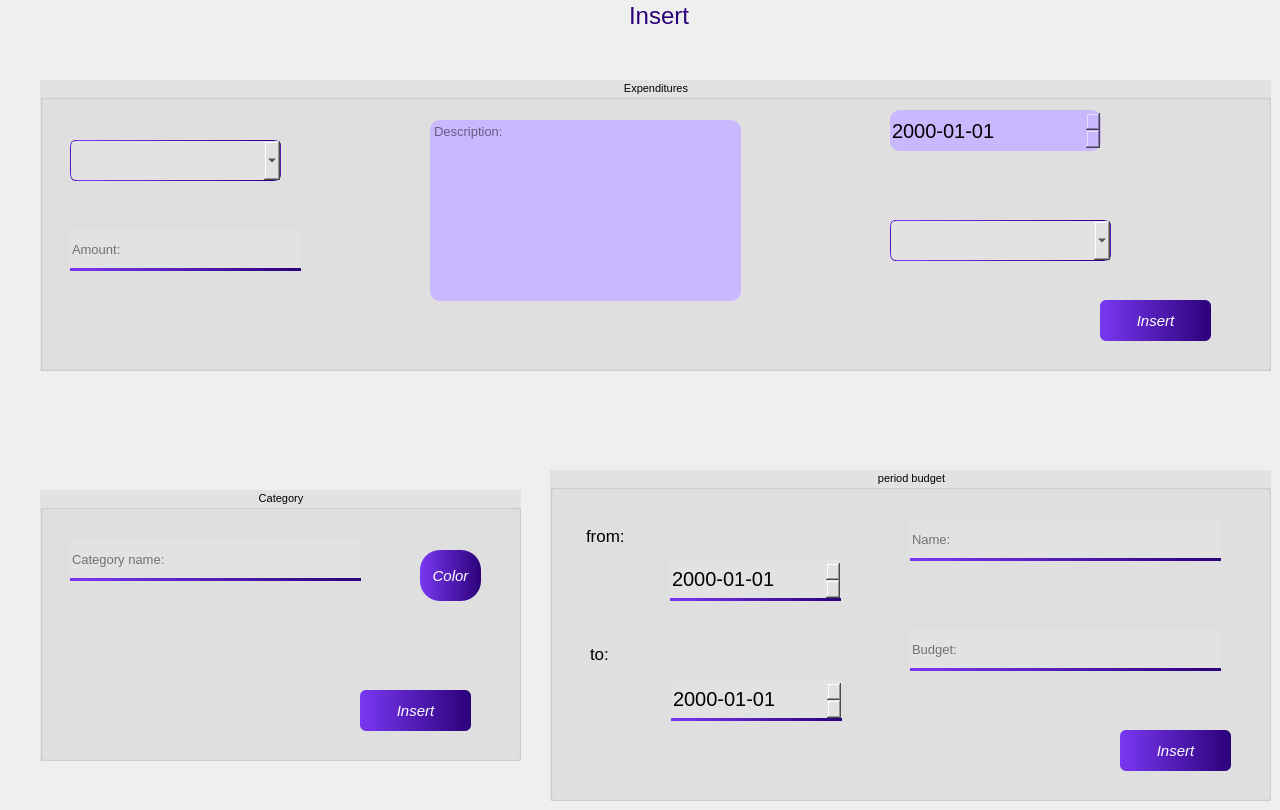
     <widget class="QWidget" name="page_insert">
      <widget class="QGroupBox" name="groupBox">
       <property name="geometry">
        <rect>
         <x>550</x>
         <y>470</y>
         <width>721</width>
         <height>331</height>
        </rect>
       </property>
       <property name="font">
        <font>
         <family>Arial</family>
         <pointsize>8</pointsize>
        </font>
       </property>
       <property name="styleSheet">
        <string notr="true">background-color: #E2E2E2;</string>
       </property>
       <property name="title">
        <string>period budget</string>
       </property>
       <property name="alignment">
        <set>Qt::AlignCenter</set>
       </property>
       <widget class="QDateEdit" name="dateEdit_from_budget">
        <property name="geometry">
         <rect>
          <x>120</x>
          <y>90</y>
          <width>171</width>
          <height>41</height>
         </rect>
        </property>
        <property name="font">
         <font>
          <family>Arial</family>
          <pointsize>15</pointsize>
         </font>
        </property>
        <property name="styleSheet">
         <string notr="true">QDateEdit{
	background-color: #E2E2E2;
	border: none;
	border-bottom: 3px solid qlineargradient(spread:pad, x1:0, y1:0, x2:1, y2:0, stop:0 rgb(121, 56, 242), stop:1 rgb(43, 1, 121));
	border-radius: none;
}
QDateEdit:focus{
	border-bottom: 3px solid qlineargradient(spread:pad, x1:0, y1:0, x2:1, y2:0, stop:0 #41295a, stop:1 #2F0743);
}</string>
        </property>
        <property name="buttonSymbols">
         <enum>QAbstractSpinBox::UpDownArrows</enum>
        </property>
        <property name="displayFormat">
         <string>yyyy-MM-dd</string>
        </property>
        <property name="timeSpec">
         <enum>Qt::LocalTime</enum>
        </property>
       </widget>
       <widget class="QDateEdit" name="dateEdit_to_budget">
        <property name="geometry">
         <rect>
          <x>121</x>
          <y>210</y>
          <width>171</width>
          <height>41</height>
         </rect>
        </property>
        <property name="font">
         <font>
          <family>Arial</family>
          <pointsize>15</pointsize>
         </font>
        </property>
        <property name="styleSheet">
         <string notr="true">QDateEdit{
	background-color: #E2E2E2;
	border: none;
	border-bottom: 3px solid qlineargradient(spread:pad, x1:0, y1:0, x2:1, y2:0, stop:0 rgb(121, 56, 242), stop:1 rgb(43, 1, 121));
	border-radius: none;
}
QDateEdit:focus{
	border-bottom: 3px solid qlineargradient(spread:pad, x1:0, y1:0, x2:1, y2:0, stop:0 #41295a, stop:1 #2F0743);
}</string>
        </property>
        <property name="buttonSymbols">
         <enum>QAbstractSpinBox::UpDownArrows</enum>
        </property>
        <property name="displayFormat">
         <string>yyyy-MM-dd</string>
        </property>
        <property name="timeSpec">
         <enum>Qt::LocalTime</enum>
        </property>
       </widget>
       <widget class="QLabel" name="label_7">
        <property name="geometry">
         <rect>
          <x>36</x>
          <y>50</y>
          <width>61</width>
          <height>31</height>
         </rect>
        </property>
        <property name="font">
         <font>
          <family>Arial</family>
          <pointsize>13</pointsize>
         </font>
        </property>
        <property name="styleSheet">
         <string notr="true">color: rgb(0, 0, 0);
background-color: none;</string>
        </property>
        <property name="text">
         <string>from:</string>
        </property>
       </widget>
       <widget class="QLabel" name="label_8">
        <property name="geometry">
         <rect>
          <x>40</x>
          <y>168</y>
          <width>41</width>
          <height>31</height>
         </rect>
        </property>
        <property name="font">
         <font>
          <family>Arial</family>
          <pointsize>13</pointsize>
         </font>
        </property>
        <property name="styleSheet">
         <string notr="true">color: rgb(0, 0, 0);
background-color: none;</string>
        </property>
        <property name="text">
         <string>to:</string>
        </property>
       </widget>
       <widget class="QLineEdit" name="lineEdit_insert_budget">
        <property name="geometry">
         <rect>
          <x>360</x>
          <y>160</y>
          <width>311</width>
          <height>41</height>
         </rect>
        </property>
        <property name="font">
         <font>
          <family>Arial</family>
          <pointsize>10</pointsize>
         </font>
        </property>
        <property name="styleSheet">
         <string notr="true">QLineEdit{
	background-color: #E2E2E2;
	border: none;
	border-bottom: 3px solid qlineargradient(spread:pad, x1:0, y1:0, x2:1, y2:0, stop:0 rgb(121, 56, 242), stop:1 rgb(43, 1, 121));
	border-radius: none;
}
QLineEdit:focus{
	border-bottom: 3px solid qlineargradient(spread:pad, x1:0, y1:0, x2:1, y2:0, stop:0 #41295a, stop:1 #2F0743);
}
</string>
        </property>
        <property name="placeholderText">
         <string>Budget:</string>
        </property>
       </widget>
       <widget class="QPushButton" name="btn_insert_budget">
        <property name="geometry">
         <rect>
          <x>570</x>
          <y>260</y>
          <width>111</width>
          <height>41</height>
         </rect>
        </property>
        <property name="font">
         <font>
          <family>Arial</family>
          <pointsize>11</pointsize>
          <italic>true</italic>
         </font>
        </property>
        <property name="cursor">
         <cursorShape>PointingHandCursor</cursorShape>
        </property>
        <property name="styleSheet">
         <string notr="true">QPushButton {
    border: none;
    background-color: qlineargradient(spread:pad, x1:0, y1:0, x2:1, y2:0, stop:0 rgb(121, 56, 242), stop:1 rgb(43, 1, 121));
    color: #fff;
    border-radius: 6px;


}
QPushButton:hover {
    background-color: qlineargradient(spread:pad, x1:0, y1:0, x2:1, y2:0, stop:0 #41295a, stop:1 #2F0743);
}</string>
        </property>
        <property name="text">
         <string>Insert</string>
        </property>
       </widget>
       <widget class="QLabel" name="label_insert_budget_error">
        <property name="geometry">
         <rect>
          <x>20</x>
          <y>270</y>
          <width>451</width>
          <height>41</height>
         </rect>
        </property>
        <property name="font">
         <font>
          <family>Arial</family>
          <pointsize>13</pointsize>
         </font>
        </property>
        <property name="styleSheet">
         <string notr="true">color: rgb(255, 6, 51);
background-color: none;</string>
        </property>
        <property name="text">
         <string/>
        </property>
       </widget>
       <widget class="QLineEdit" name="lineEdit_insert_budget_name">
        <property name="geometry">
         <rect>
          <x>360</x>
          <y>50</y>
          <width>311</width>
          <height>41</height>
         </rect>
        </property>
        <property name="font">
         <font>
          <family>Arial</family>
          <pointsize>10</pointsize>
         </font>
        </property>
        <property name="styleSheet">
         <string notr="true">QLineEdit{
	background-color: #E2E2E2;
	border: none;
	border-bottom: 3px solid qlineargradient(spread:pad, x1:0, y1:0, x2:1, y2:0, stop:0 rgb(121, 56, 242), stop:1 rgb(43, 1, 121));
	border-radius: none;
}
QLineEdit:focus{
	border-bottom: 3px solid qlineargradient(spread:pad, x1:0, y1:0, x2:1, y2:0, stop:0 #41295a, stop:1 #2F0743);
}
</string>
        </property>
        <property name="placeholderText">
         <string>Name:</string>
        </property>
       </widget>
      </widget>
      <widget class="QLabel" name="label_6">
       <property name="geometry">
        <rect>
         <x>629</x>
         <y>0</y>
         <width>81</width>
         <height>31</height>
        </rect>
       </property>
       <property name="font">
        <font>
         <family>Arial</family>
         <pointsize>18</pointsize>
        </font>
       </property>
       <property name="styleSheet">
        <string notr="true">color: qlineargradient(spread:pad, x1:0, y1:0, x2:1, y2:0, stop:0 rgb(121, 56, 242), stop:1 rgb(43, 1, 121));</string>
       </property>
       <property name="text">
        <string>Insert</string>
       </property>
      </widget>
      <widget class="QGroupBox" name="groupBox_2">
       <property name="geometry">
        <rect>
         <x>40</x>
         <y>490</y>
         <width>481</width>
         <height>271</height>
        </rect>
       </property>
       <property name="font">
        <font>
         <family>Arial</family>
         <pointsize>8</pointsize>
        </font>
       </property>
       <property name="styleSheet">
        <string notr="true">background-color: #E2E2E2;</string>
       </property>
       <property name="title">
        <string>Category</string>
       </property>
       <property name="alignment">
        <set>Qt::AlignCenter</set>
       </property>
       <widget class="QLineEdit" name="lineEdit_insert_category">
        <property name="geometry">
         <rect>
          <x>30</x>
          <y>50</y>
          <width>291</width>
          <height>41</height>
         </rect>
        </property>
        <property name="font">
         <font>
          <family>Arial</family>
          <pointsize>10</pointsize>
         </font>
        </property>
        <property name="styleSheet">
         <string notr="true">QLineEdit{
	background-color: #E2E2E2;
	border: none;
	border-bottom: 3px solid qlineargradient(spread:pad, x1:0, y1:0, x2:1, y2:0, stop:0 rgb(121, 56, 242), stop:1 rgb(43, 1, 121));
	border-radius: none;
}
QLineEdit:focus{
	border-bottom: 3px solid qlineargradient(spread:pad, x1:0, y1:0, x2:1, y2:0, stop:0 #41295a, stop:1 #2F0743);
}
</string>
        </property>
        <property name="placeholderText">
         <string>Category name:</string>
        </property>
       </widget>
       <widget class="QPushButton" name="btn_insert_category">
        <property name="geometry">
         <rect>
          <x>320</x>
          <y>200</y>
          <width>111</width>
          <height>41</height>
         </rect>
        </property>
        <property name="font">
         <font>
          <family>Arial</family>
          <pointsize>11</pointsize>
          <italic>true</italic>
         </font>
        </property>
        <property name="cursor">
         <cursorShape>PointingHandCursor</cursorShape>
        </property>
        <property name="styleSheet">
         <string notr="true">QPushButton {
    border: none;
    background-color: qlineargradient(spread:pad, x1:0, y1:0, x2:1, y2:0, stop:0 rgb(121, 56, 242), stop:1 rgb(43, 1, 121));
    color: #fff;
    border-radius: 6px;


}
QPushButton:hover {
    background-color: qlineargradient(spread:pad, x1:0, y1:0, x2:1, y2:0, stop:0 #41295a, stop:1 #2F0743);
}</string>
        </property>
        <property name="text">
         <string>Insert</string>
        </property>
       </widget>
       <widget class="QPushButton" name="btn_color">
        <property name="geometry">
         <rect>
          <x>380</x>
          <y>60</y>
          <width>61</width>
          <height>51</height>
         </rect>
        </property>
        <property name="font">
         <font>
          <family>Arial</family>
          <pointsize>11</pointsize>
          <italic>true</italic>
         </font>
        </property>
        <property name="cursor">
         <cursorShape>PointingHandCursor</cursorShape>
        </property>
        <property name="styleSheet">
         <string notr="true">QPushButton {
    border: none;
    background-color: qlineargradient(spread:pad, x1:0, y1:0, x2:1, y2:0, stop:0 rgb(121, 56, 242), stop:1 rgb(43, 1, 121));
    color: #fff;
    border-radius: 20px;


}
QPushButton:hover {
    background-color: qlineargradient(spread:pad, x1:0, y1:0, x2:1, y2:0, stop:0 #41295a, stop:1 #2F0743);
}</string>
        </property>
        <property name="text">
         <string>Color</string>
        </property>
       </widget>
       <widget class="QLabel" name="label_insert_category">
        <property name="geometry">
         <rect>
          <x>10</x>
          <y>210</y>
          <width>291</width>
          <height>41</height>
         </rect>
        </property>
        <property name="font">
         <font>
          <family>Arial</family>
          <pointsize>13</pointsize>
         </font>
        </property>
        <property name="styleSheet">
         <string notr="true">color: rgb(255, 6, 51);
background-color: none;</string>
        </property>
        <property name="text">
         <string/>
        </property>
       </widget>
      </widget>
      <widget class="QGroupBox" name="groupBox_3">
       <property name="geometry">
        <rect>
         <x>40</x>
         <y>80</y>
         <width>1231</width>
         <height>291</height>
        </rect>
       </property>
       <property name="font">
        <font>
         <family>Arial</family>
         <pointsize>8</pointsize>
        </font>
       </property>
       <property name="styleSheet">
        <string notr="true">background-color: #E2E2E2;</string>
       </property>
       <property name="title">
        <string>Expenditures</string>
       </property>
       <property name="alignment">
        <set>Qt::AlignCenter</set>
       </property>
       <widget class="QPushButton" name="btn_insert_amount">
        <property name="geometry">
         <rect>
          <x>1060</x>
          <y>220</y>
          <width>111</width>
          <height>41</height>
         </rect>
        </property>
        <property name="font">
         <font>
          <family>Arial</family>
          <pointsize>11</pointsize>
          <italic>true</italic>
         </font>
        </property>
        <property name="cursor">
         <cursorShape>PointingHandCursor</cursorShape>
        </property>
        <property name="styleSheet">
         <string notr="true">QPushButton {
    border: none;
    background-color: qlineargradient(spread:pad, x1:0, y1:0, x2:1, y2:0, stop:0 rgb(121, 56, 242), stop:1 rgb(43, 1, 121));
    color: #fff;
    border-radius: 6px;


}
QPushButton:hover {
    background-color: qlineargradient(spread:pad, x1:0, y1:0, x2:1, y2:0, stop:0 #41295a, stop:1 #2F0743);
}</string>
        </property>
        <property name="text">
         <string>Insert</string>
        </property>
       </widget>
       <widget class="QComboBox" name="comboBox_period_insert">
        <property name="geometry">
         <rect>
          <x>30</x>
          <y>60</y>
          <width>211</width>
          <height>41</height>
         </rect>
        </property>
        <property name="font">
         <font>
          <family>Arial</family>
         </font>
        </property>
        <property name="styleSheet">
         <string notr="true">border: 1px solid qlineargradient(spread:pad, x1:0, y1:0, x2:1, y2:0, stop:0 rgb(121, 56, 242), stop:1 rgb(43, 1, 121));;
background-color: #E2E2E2;
color: rgb(0, 0, 0);
border-radius: 6px;</string>
        </property>
        <property name="currentText">
         <string/>
        </property>
        <property name="maxVisibleItems">
         <number>100</number>
        </property>
       </widget>
       <widget class="QDateEdit" name="dateEdit_insert_amount">
        <property name="geometry">
         <rect>
          <x>850</x>
          <y>30</y>
          <width>211</width>
          <height>41</height>
         </rect>
        </property>
        <property name="font">
         <font>
          <family>Arial</family>
          <pointsize>15</pointsize>
         </font>
        </property>
        <property name="styleSheet">
         <string notr="true">background-color: #CAB8FF;
border-radius: 10px;</string>
        </property>
        <property name="buttonSymbols">
         <enum>QAbstractSpinBox::UpDownArrows</enum>
        </property>
        <property name="displayFormat">
         <string>yyyy-MM-dd</string>
        </property>
        <property name="timeSpec">
         <enum>Qt::LocalTime</enum>
        </property>
       </widget>
       <widget class="QTextEdit" name="textEdit_description_insert">
        <property name="geometry">
         <rect>
          <x>390</x>
          <y>40</y>
          <width>311</width>
          <height>181</height>
         </rect>
        </property>
        <property name="font">
         <font>
          <family>Arial</family>
          <pointsize>10</pointsize>
         </font>
        </property>
        <property name="styleSheet">
         <string notr="true">background-color: #CAB8FF;
border-radius: 10px;</string>
        </property>
        <property name="placeholderText">
         <string>Description:</string>
        </property>
       </widget>
       <widget class="QLineEdit" name="lineEdit_insert_amount">
        <property name="geometry">
         <rect>
          <x>30</x>
          <y>150</y>
          <width>231</width>
          <height>41</height>
         </rect>
        </property>
        <property name="font">
         <font>
          <family>Arial</family>
          <pointsize>10</pointsize>
         </font>
        </property>
        <property name="styleSheet">
         <string notr="true">QLineEdit{
	background-color: #E2E2E2;
	border: none;
	border-bottom: 3px solid qlineargradient(spread:pad, x1:0, y1:0, x2:1, y2:0, stop:0 rgb(121, 56, 242), stop:1 rgb(43, 1, 121));
	border-radius: none;
}
QLineEdit:focus{
	border-bottom: 3px solid qlineargradient(spread:pad, x1:0, y1:0, x2:1, y2:0, stop:0 #41295a, stop:1 #2F0743);
}
</string>
        </property>
        <property name="placeholderText">
         <string>Amount:</string>
        </property>
       </widget>
       <widget class="QLabel" name="label_insert_amount_error">
        <property name="geometry">
         <rect>
          <x>60</x>
          <y>230</y>
          <width>831</width>
          <height>41</height>
         </rect>
        </property>
        <property name="font">
         <font>
          <family>Arial</family>
          <pointsize>13</pointsize>
         </font>
        </property>
        <property name="styleSheet">
         <string notr="true">color: rgb(255, 6, 51);
background-color: none;</string>
        </property>
        <property name="text">
         <string/>
        </property>
       </widget>
       <widget class="QComboBox" name="comboBox_category_insert">
        <property name="geometry">
         <rect>
          <x>850</x>
          <y>140</y>
          <width>221</width>
          <height>41</height>
         </rect>
        </property>
        <property name="font">
         <font>
          <family>Arial</family>
         </font>
        </property>
        <property name="styleSheet">
         <string notr="true">border: 1px solid qlineargradient(spread:pad, x1:0, y1:0, x2:1, y2:0, stop:0 rgb(121, 56, 242), stop:1 rgb(43, 1, 121));;
background-color: #E2E2E2;
color: rgb(0, 0, 0);
border-radius: 6px;</string>
        </property>
        <property name="currentText">
         <string/>
        </property>
        <property name="maxVisibleItems">
         <number>100</number>
        </property>
       </widget>
      </widget>
     </widget>
